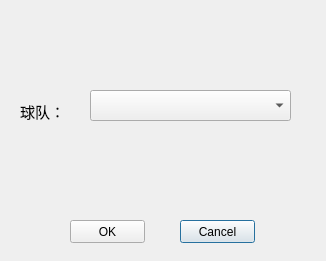
<?xml version="1.0" encoding="UTF-8"?>
<ui version="4.0">
 <class>SelectDialog</class>
 <widget class="QDialog" name="SelectDialog">
  <property name="geometry">
   <rect>
    <x>0</x>
    <y>0</y>
    <width>326</width>
    <height>261</height>
   </rect>
  </property>
  <property name="windowTitle">
   <string>选择球队</string>
  </property>
  <widget class="QComboBox" name="comboSpecialItem">
   <property name="geometry">
    <rect>
     <x>90</x>
     <y>90</y>
     <width>201</width>
     <height>31</height>
    </rect>
   </property>
   <item>
    <property name="text">
     <string/>
    </property>
   </item>
   <item>
    <property name="text">
     <string>金</string>
    </property>
   </item>
   <item>
    <property name="text">
     <string>木</string>
    </property>
   </item>
   <item>
    <property name="text">
     <string>水</string>
    </property>
   </item>
   <item>
    <property name="text">
     <string>火</string>
    </property>
   </item>
   <item>
    <property name="text">
     <string>土</string>
    </property>
   </item>
  </widget>
  <widget class="QLabel" name="label">
   <property name="geometry">
    <rect>
     <x>20</x>
     <y>100</y>
     <width>54</width>
     <height>21</height>
    </rect>
   </property>
   <property name="text">
    <string>&lt;html&gt;&lt;head/&gt;&lt;body&gt;&lt;p&gt;&lt;span style=&quot; font-size:11pt;&quot;&gt;球队：&lt;/span&gt;&lt;/p&gt;&lt;/body&gt;&lt;/html&gt;</string>
   </property>
  </widget>
  <widget class="QPushButton" name="btnCancel">
   <property name="geometry">
    <rect>
     <x>180</x>
     <y>220</y>
     <width>75</width>
     <height>23</height>
    </rect>
   </property>
   <property name="text">
    <string>Cancel</string>
   </property>
  </widget>
  <widget class="QPushButton" name="btnOK">
   <property name="geometry">
    <rect>
     <x>70</x>
     <y>220</y>
     <width>75</width>
     <height>23</height>
    </rect>
   </property>
   <property name="text">
    <string>OK</string>
   </property>
  </widget>
 </widget>
 <resources/>
 <connections>
  <connection>
   <sender>btnOK</sender>
   <signal>clicked()</signal>
   <receiver>SelectDialog</receiver>
   <slot>accept()</slot>
   <hints>
    <hint type="sourcelabel">
     <x>107</x>
     <y>231</y>
    </hint>
    <hint type="destinationlabel">
     <x>157</x>
     <y>130</y>
    </hint>
   </hints>
  </connection>
  <connection>
   <sender>btnCancel</sender>
   <signal>clicked()</signal>
   <receiver>SelectDialog</receiver>
   <slot>reject()</slot>
   <hints>
    <hint type="sourcelabel">
     <x>217</x>
     <y>231</y>
    </hint>
    <hint type="destinationlabel">
     <x>157</x>
     <y>130</y>
    </hint>
   </hints>
  </connection>
 </connections>
</ui>
